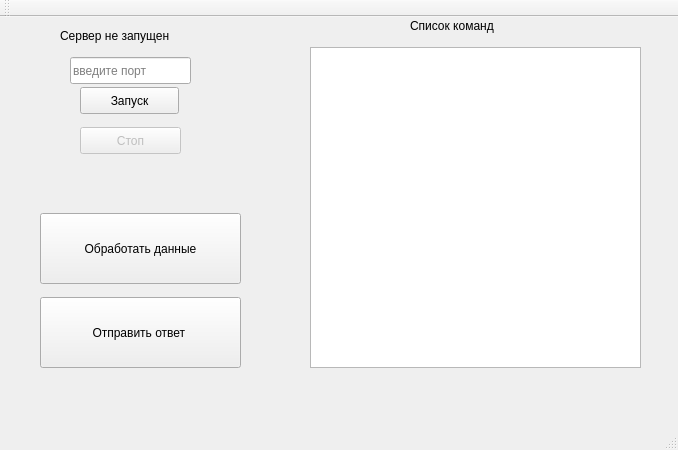
<?xml version="1.0" encoding="UTF-8"?>
<ui version="4.0">
 <class>MainWindow</class>
 <widget class="QMainWindow" name="MainWindow">
  <property name="geometry">
   <rect>
    <x>0</x>
    <y>0</y>
    <width>678</width>
    <height>450</height>
   </rect>
  </property>
  <property name="windowTitle">
   <string>Передатчик MagaGame v1.1</string>
  </property>
  <widget class="QWidget" name="centralWidget">
   <widget class="QPushButton" name="pushButton">
    <property name="geometry">
     <rect>
      <x>80</x>
      <y>70</y>
      <width>99</width>
      <height>27</height>
     </rect>
    </property>
    <property name="text">
     <string>Запуск</string>
    </property>
   </widget>
   <widget class="QLabel" name="label">
    <property name="geometry">
     <rect>
      <x>60</x>
      <y>10</y>
      <width>151</width>
      <height>17</height>
     </rect>
    </property>
    <property name="text">
     <string>Cервер не запущен</string>
    </property>
   </widget>
   <widget class="QPushButton" name="pushButton_2">
    <property name="enabled">
     <bool>false</bool>
    </property>
    <property name="geometry">
     <rect>
      <x>80</x>
      <y>110</y>
      <width>101</width>
      <height>27</height>
     </rect>
    </property>
    <property name="text">
     <string>Стоп</string>
    </property>
   </widget>
   <widget class="QListWidget" name="listWidget">
    <property name="geometry">
     <rect>
      <x>310</x>
      <y>30</y>
      <width>331</width>
      <height>321</height>
     </rect>
    </property>
   </widget>
   <widget class="QLabel" name="label_2">
    <property name="geometry">
     <rect>
      <x>410</x>
      <y>0</y>
      <width>121</width>
      <height>17</height>
     </rect>
    </property>
    <property name="text">
     <string>Список команд</string>
    </property>
   </widget>
   <widget class="QPushButton" name="pushButton_3">
    <property name="geometry">
     <rect>
      <x>40</x>
      <y>280</y>
      <width>201</width>
      <height>71</height>
     </rect>
    </property>
    <property name="text">
     <string>Отправить ответ </string>
    </property>
   </widget>
   <widget class="QLineEdit" name="lineEdit">
    <property name="geometry">
     <rect>
      <x>70</x>
      <y>40</y>
      <width>121</width>
      <height>27</height>
     </rect>
    </property>
    <property name="placeholderText">
     <string>введите порт</string>
    </property>
   </widget>
   <widget class="QPushButton" name="pushButton_4">
    <property name="geometry">
     <rect>
      <x>40</x>
      <y>196</y>
      <width>201</width>
      <height>71</height>
     </rect>
    </property>
    <property name="text">
     <string>Обработать данные</string>
    </property>
   </widget>
  </widget>
  <widget class="QMenuBar" name="menuBar">
   <property name="geometry">
    <rect>
     <x>0</x>
     <y>0</y>
     <width>678</width>
     <height>25</height>
    </rect>
   </property>
  </widget>
  <widget class="QToolBar" name="mainToolBar">
   <attribute name="toolBarArea">
    <enum>TopToolBarArea</enum>
   </attribute>
   <attribute name="toolBarBreak">
    <bool>false</bool>
   </attribute>
  </widget>
  <widget class="QStatusBar" name="statusBar"/>
 </widget>
 <layoutdefault spacing="6" margin="11"/>
 <resources/>
 <connections/>
</ui>
